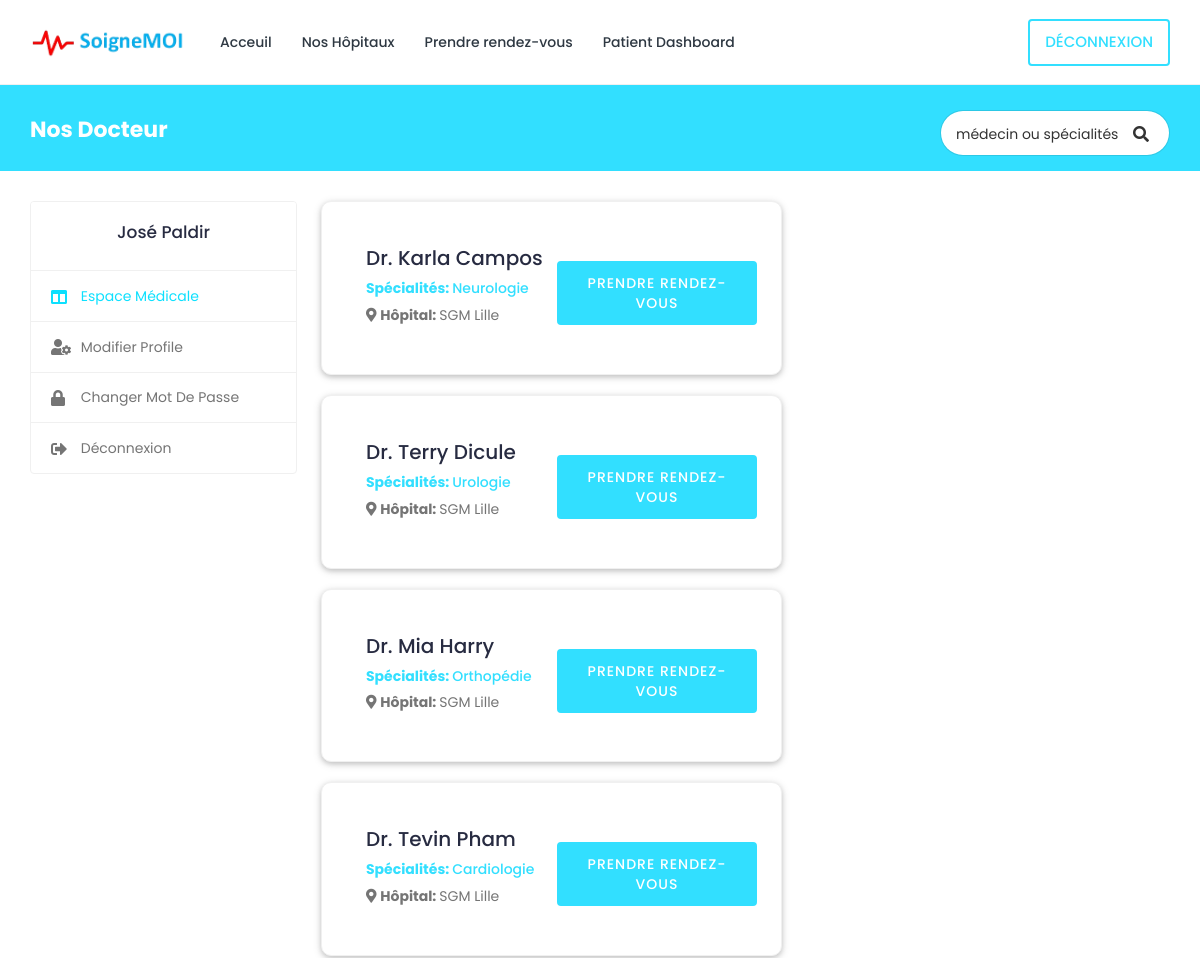
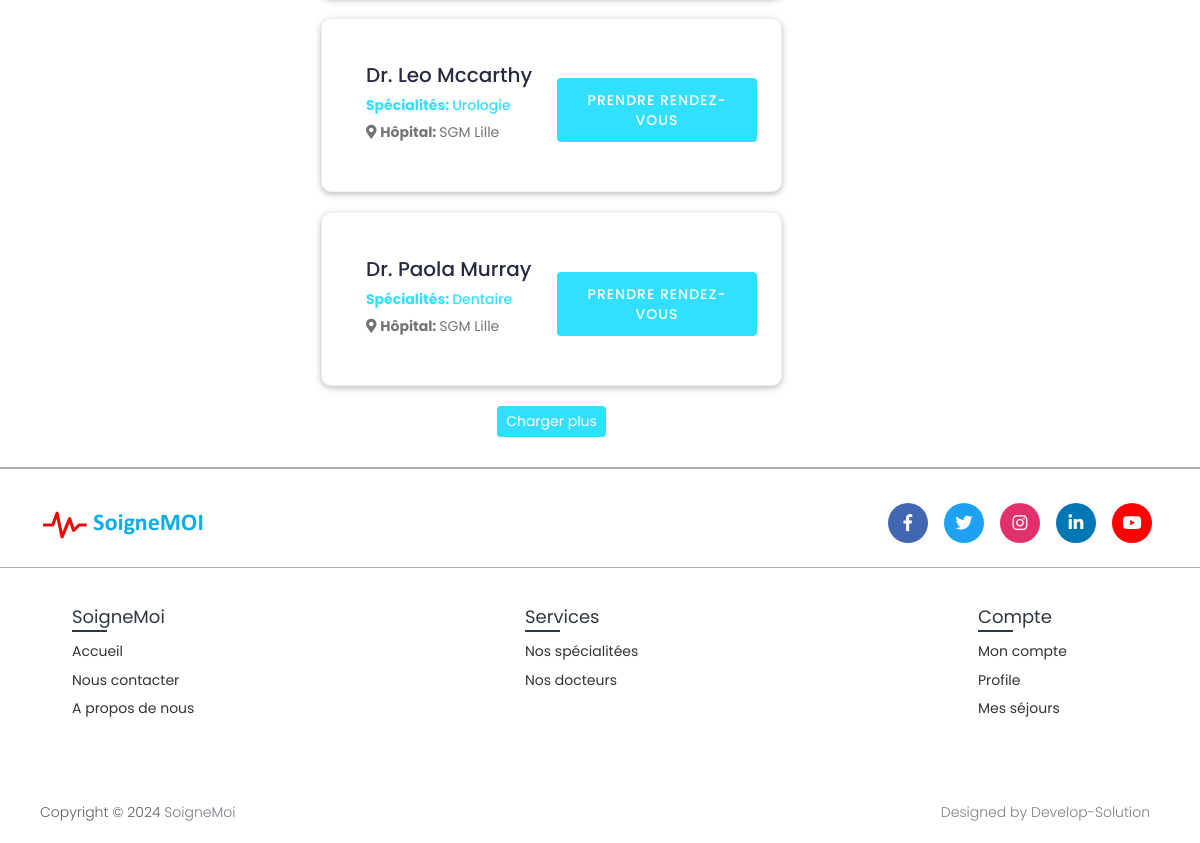
Screenshot of /search/ (signed in) with the database file from the repository (2 pictures, top to bottom).
### book/models.py (models this page shows, shortened)
class Patient(models.Model):
    patient_id = models.AutoField(primary_key=True)
    user = models.OneToOneField(User, on_delete=models.CASCADE, null=True, blank=True, related_name='patient')
    first_name = models.CharField(max_length=200, null=True, blank=True)
    last_name = models.CharField(max_length=200, null=True, blank=True)
    phone_number = models.CharField(max_length=10,null=True, blank=True)
    address = models.CharField(max_length=200, null=True, blank=True)
    date_of_bird = models.DateField(null=True, blank=True)
    serial_number = models.CharField(max_length=200, null=True, blank=True)

class Doctor(models.Model):
    doctor_id = models.AutoField(primary_key=True)
    user = models.OneToOneField(User, on_delete=models.CASCADE, null=True, blank=True, related_name='profile')
    first_name = models.CharField(max_length=200, null=True)
    last_name = models.CharField(max_length=200, null=True)
    specialization = models.ForeignKey(Specialization, on_delete=models.SET_NULL, null=True, blank=True)
    phone_number = models.CharField(max_length=200, null=True, blank=True)
    date_of_bird = models.DateField(null=True, blank=True)
    hospital_name = models.ForeignKey(Hospital, on_delete=models.SET_NULL, null=True, blank=True)

class Specialization(models.Model):
    specialization_id = models.AutoField(primary_key=True)
    hospital = models.ForeignKey(Hospital, on_delete=models.CASCADE, null=True, blank=True)
    specialization_name = models.CharField(max_length=200, null=True, blank=True)

class Hospital(models.Model):
    hospital_id = models.AutoField(primary_key=True)
    name = models.CharField(max_length=200, null=True, blank=True)
    address = models.CharField(max_length=200, null=True, blank=True)
    featured_image = models.ImageField(upload_to='hospitals/', default='hospitals/default.png', null=True, blank=True)
    description = models.TextField(null=True, blank=True)
    email = models.EmailField(max_length=200, null=True, blank=True)
    phone_number = models.CharField(max_length=10,null=True, blank=True)
    def __str__(self):
        return str(self.name)

### book/views.py (the view)
# urls.py: path('search/', views.search, name='search'),
@csrf_exempt
@login_required(login_url="login")
def search(request):
    if request.user.is_authenticated and request.user.is_patient:
        search_query = ''
        if request.GET.get('search_query'):
            search_query = request.GET.get('search_query')
        doctors = Doctor.objects.filter(
            Q(last_name__icontains=search_query) |
            Q(first_name__icontains=search_query) |
            Q(specialization__specialization_name__icontains=search_query)
        )
        patient = Patient.objects.get(user=request.user)
        context = {'patient': patient, 'doctors': doctors,  'search_query': search_query}
        return render(request, 'book/doctors/search.html', context)
    else:
        logout(request)
        messages.error(request, 'Non autorisé')
        return render(request, 'login.html')

### templates/book/doctors/search.html (shortened to what this page needs)
{% extends 'book/base.html' %}
{% load static %}
{% block content %}
{% load static %}
  <body>
    <div class="main-wrapper">
      <div class="breadcrumb-bar">
				<div class="container-fluid">
					<div class="row align-items-center">
						<div class="col-md-6 col-6">
							<h2 class="breadcrumb-title">Nos Docteur</h2>
						</div>
						<div class="col-md-6 col-6">
							<div class="top-nav-search">
								<form action="{% url 'search' %}" method="GET">
									<input type="text" class="form-control" placeholder="médecin ou spécialités" name="search_query" value="{{search_query}}">
									<button class="btn" type="submit"><i class="fa fa-search"></i></button>
								</form>
							</div>
						</div>
					</div>
				</div>
			</div>
      <div class="content">
        <div class="container-fluid">
          <div class="row">
            <div class="col-md-5 col-lg-4 col-xl-3 theiaStickySidebar">
              <div>{% include 'book/patient/patient-sidebar.html' %}</div>
            </div>
            <div class="col-md-12 col-lg-8 col-xl-5">
              {% for doctor in doctors %}
              <div class="card">
                <div class="card-body">
                  <div class="doctor-widget">
                    <div class="doc-info-left">
                      <div class="doc-info-cont">
                          <h4 class="doc-name">
                          <a >Dr. {{doctor.first_name}} {{doctor.last_name}} </a>
                          </h4>
                        <h5 class="doc-department"><b>Spécialités: </b>
                          {{ doctor.specialization.specialization_name }}
                        </h5>
                        <div class="clinic-details">
                          <p class="doc-location">
                            <i class="fas fa-map-marker-alt"></i> <b>Hôpital: </b>
                            {{doctor.hospital_name}}
                          </p>
                        </div>
                      </div>
                    </div>
                    <div class="doc-info-right">
                      <div class="clinic-booking">
                        <a class="apt-btn">Prendre rendez-vous</a>
                      </div>
                    </div>
                  </div>
                </div>
              </div>
              {% endfor %}
              <div class="load-more text-center">
                <a class="btn btn-primary btn-sm" href="javascript:void(0);"
                  >Charger plus</a
                >
              </div>
            </div>
          </div>
        </div>
      </div>
    </div>
  </body>
{% endblock content %}

### templates/book/patient/patient-sidebar.html
{% load static %}
<body>
    <div class="profile-sidebar">
      <div class="widget-profile pro-widget-content">
        <div class="profile-info-widget">
          <div class="profile-det-info">
            <h3>{{patient.first_name}} {{ patient.last_name}}</h3>
          </div>
        </div>
      </div>
      <div class="dashboard-widget">
        <nav class="dashboard-menu sidebar">
          <ul>
            <li class="active">
              <a href="{% url 'patient-dashboard' %}" class="nav-link">
                <i class="fas fa-columns"></i>
                <span>Espace médicale</span>
              </a>
            </li>
            <li>
              <a href="{% url 'profile-settings' %}" class="nav-link">
                <i class="fas fa-user-cog"></i>
                <span>Modifier profile</span>
              </a>
            </li>
            <li>
              <a href="{% url 'change-password' pk=user.id%}" class="nav-link">
                <i class="fas fa-lock"></i>
                <span>Changer mot de passe</span>
              </a>
            </li>
            <li>
              <a href="{% url 'logout' %}" class="nav-link">
                <i class="fas fa-sign-out-alt"></i>
                <span>Déconnexion</span>
              </a>
            </li>
          </ul>
        </nav>
      </div>
    </div>
</body>

### static/SGM/css/search.css (style rules this page uses)
.top-nav-search { float: right; margin-left: 15px; }
.top-nav-search form { margin-top: 10px; position: relative; width: 230px; }
.top-nav-search .form-control { border-color: rgba(0, 0, 0, 0.1); border-radius: 50px; color: #333; height: 40px; padding: 10px 50px 10px 15px; }
.top-nav-search .btn { background-color: transparent; border-color: transparent; color: #333; min-height: 40px; padding: 12px 20px; position: absolute; right: 0; top: 0; }
.top-nav-search .form-control::placeholder { color: #333; }

### static/SGM/css/hospital.css (style rules this page uses)
.card { display: block; margin-bottom: 20px; line-height: 1.42857143; background-color: #fff; border-radius: 10px; box-shadow: 0 2px 5px 0 rgba(0,0,0,0.16),0 2px 10px 0 rgba(0,0,0,0.12); transition: box-shadow .25s; }

### rows the page displays
Patient: first_name "José", last_name "Paldir"
Doctor: first_name "Karla", last_name "Campos", specialization.specialization_name "Neurologie", hospital_name "SGM Lille"
Doctor: first_name "Terry", last_name "Dicule", specialization.specialization_name "Urologie", hospital_name "SGM Lille"
Doctor: first_name "Mia", last_name "Harry", specialization.specialization_name "Orthopédie", hospital_name "SGM Lille"
Doctor: first_name "Tevin", last_name "Pham", specialization.specialization_name "Cardiologie", hospital_name "SGM Lille"
Doctor: first_name "Leo", last_name "Mccarthy", specialization.specialization_name "Urologie", hospital_name "SGM Lille"
Doctor: first_name "Paola", last_name "Murray", specialization.specialization_name "Dentaire", hospital_name "SGM Lille"
